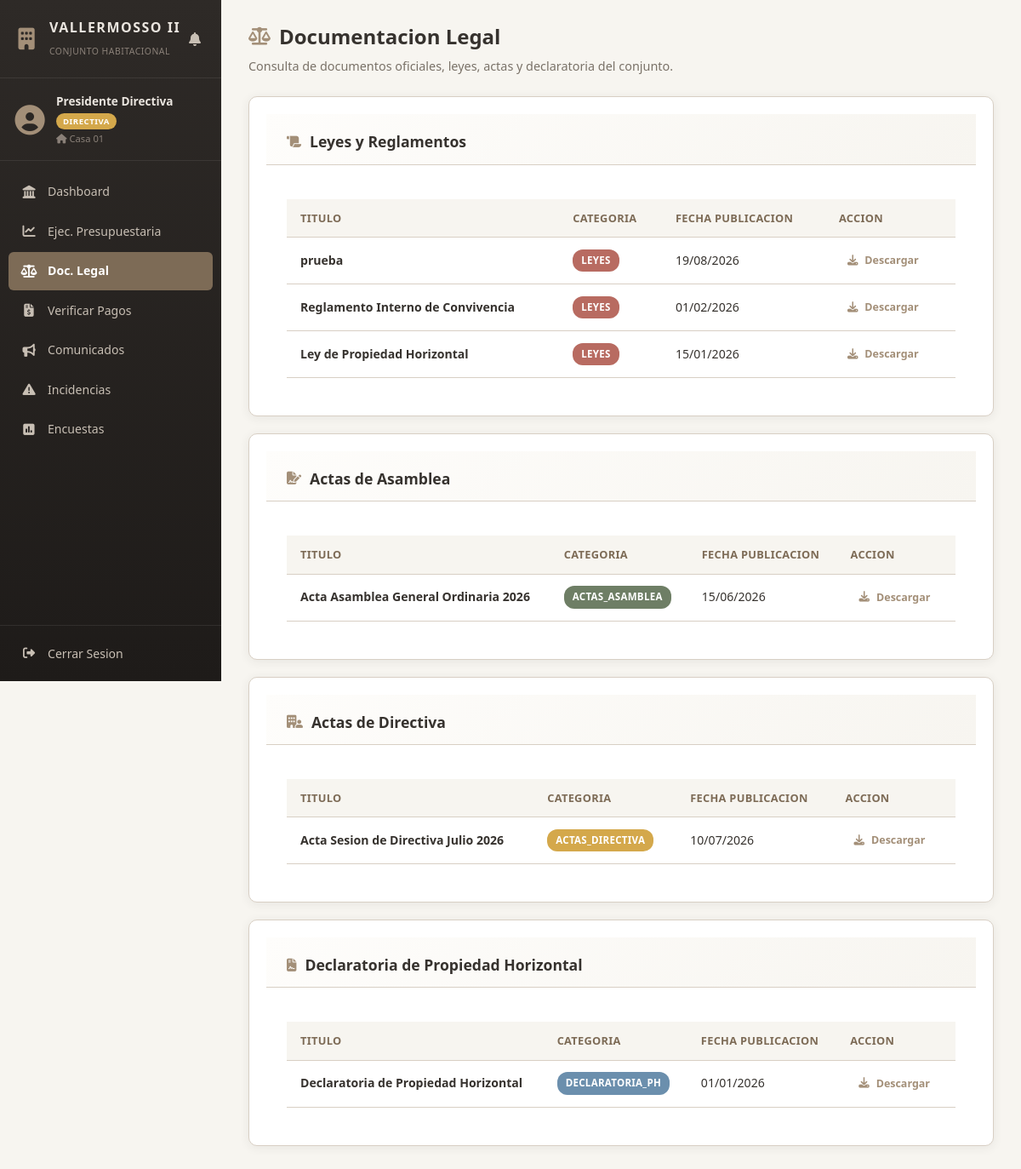
The app's page /views/directiva/documentacion_legal.php (signed in) with its own data.
### tables this page shows
CREATE TABLE `documentos_directiva` (
  `id_documento` int(11) NOT NULL,
  `titulo` varchar(150) NOT NULL,
  `categoria` enum('LEYES','ACTAS_ASAMBLEA','ACTAS_DIRECTIVA','DECLARATORIA_PH') NOT NULL,
  `archivo_url` varchar(255) NOT NULL,
  `fecha_publicacion` date NOT NULL
);

### views/directiva/documentacion_legal.php (the view, shortened to what this page needs)
<?php
$db = Database::obtenerConexion();
$stmt = $db->query("SELECT * FROM documentos_directiva ORDER BY fecha_publicacion DESC");
$documentos = $stmt->fetchAll(PDO::FETCH_ASSOC);
?>
<!DOCTYPE html>
<html lang="es">
<head>
    <link rel="stylesheet" href="../../public/css/style.css">
    <link rel="stylesheet" href="https://cdnjs.cloudflare.com/ajax/libs/font-awesome/6.4.0/css/all.min.css">
</head>
<body>
<div class="app-layout">
    <?php include_once __DIR__ . '/../sidebar.php'; ?>
    <main class="main-content">
        <header class="content-header">
            <h1><i class="fa-solid fa-scale-balanced"></i> Documentacion Legal</h1>
            <p class="subtitle">Consulta de documentos oficiales, leyes, actas y declaratoria del conjunto.</p>
        </header>
        <section class="card">
            <div class="card-header">
                <h2><i class="fa-solid fa-scroll"></i> Leyes y Reglamentos</h2>
            </div>
            <div class="card-body">
                <div class="table-responsive">
                    <table class="table">
                        <thead>
                            <tr>
                                <th>Titulo</th>
                                <th>Categoria</th>
                                <th>Fecha Publicacion</th>
                                <th>Accion</th>
                            </tr>
                        </thead>
                        <tbody>
                            <?php
                            $leyes = array_filter($documentos, fn($d) => $d['categoria'] === 'LEYES');
                            if (empty($leyes)): ?>
                                <tr><td colspan="4" class="text-center">No hay documentos de leyes disponibles.</td></tr>
                            <?php else: ?>
                                <?php foreach ($leyes as $doc): ?>
                                    <tr>
                                        <td><strong><?= htmlspecialchars($doc['titulo']) ?></strong></td>
                                        <td><span class="badge badge-danger"><?= htmlspecialchars($doc['categoria']) ?></span></td>
                                        <td><?= date('d/m/Y', strtotime($doc['fecha_publicacion'])) ?></td>
                                        <td>
                                            <?php if (!empty($doc['archivo_url'])): ?>
                                                <a href="/VallermossoII/<?= htmlspecialchars($doc['archivo_url']) ?>" target="_blank" class="btn btn-sm btn-outline-primary">
                                                    <i class="fa-solid fa-download"></i> Descargar
                                                </a>
                                            <?php else: ?>
                                                <span class="text-muted">Sin archivo</span>
                                            <?php endif; ?>
                                        </td>
                                    </tr>
                                <?php endforeach; ?>
                            <?php endif; ?>
                        </tbody>
                    </table>
                </div>
            </div>
        </section>
        <section class="card">
            <div class="card-header">
                <h2><i class="fa-solid fa-file-signature"></i> Actas de Asamblea</h2>
            </div>
            <div class="card-body">
                <div class="table-responsive">
                    <table class="table">
                        <thead>
                            <tr>
                                <th>Titulo</th>
                                <th>Categoria</th>
                                <th>Fecha Publicacion</th>
                                <th>Accion</th>
                            </tr>
                        </thead>
                        <tbody>
                            <?php
                            $actasAsamblea = array_filter($documentos, fn($d) => $d['categoria'] === 'ACTAS_ASAMBLEA');
                            if (empty($actasAsamblea)): ?>
                                <tr><td colspan="4" class="text-center">No hay actas de asamblea disponibles.</td></tr>
                            <?php else: ?>
                                <?php foreach ($actasAsamblea as $doc): ?>
                                    <tr>
                                        <td><strong><?= htmlspecialchars($doc['titulo']) ?></strong></td>
                                        <td><span class="badge badge-success"><?= htmlspecialchars($doc['categoria']) ?></span></td>
                                        <td><?= date('d/m/Y', strtotime($doc['fecha_publicacion'])) ?></td>
                                        <td>
                                            <?php if (!empty($doc['archivo_url'])): ?>
                                                <a href="/VallermossoII/<?= htmlspecialchars($doc['archivo_url']) ?>" target="_blank" class="btn btn-sm btn-outline-primary">
                                                    <i class="fa-solid fa-download"></i> Descargar
                                                </a>
                                            <?php else: ?>
                                                <span class="text-muted">Sin archivo</span>
                                            <?php endif; ?>
                                        </td>
                                    </tr>
                                <?php endforeach; ?>
                            <?php endif; ?>
                        </tbody>
                    </table>
                </div>
            </div>
        </section>
        <section class="card">
            <div class="card-header">
                <h2><i class="fa-solid fa-building-user"></i> Actas de Directiva</h2>
            </div>
            <div class="card-body">
                <div class="table-responsive">
                    <table class="table">
                        <thead>
                            <tr>
                                <th>Titulo</th>
                                <th>Categoria</th>
                                <th>Fecha Publicacion</th>
                                <th>Accion</th>
                            </tr>
                        </thead>
                        <tbody>
                            <?php
                            $actasDirectiva = array_filter($documentos, fn($d) => $d['categoria'] === 'ACTAS_DIRECTIVA');
                            if (empty($actasDirectiva)): ?>
                                <tr><td colspan="4" class="text-center">No hay actas de directiva disponibles.</td></tr>
                            <?php else: ?>
                                <?php foreach ($actasDirectiva as $doc): ?>
                                    <tr>
                                        <td><strong><?= htmlspecialchars($doc['titulo']) ?></strong></td>
                                        <td><span class="badge badge-warning"><?= htmlspecialchars($doc['categoria']) ?></span></td>
                                        <td><?= date('d/m/Y', strtotime($doc['fecha_publicacion'])) ?></td>
                                        <td>
                                            <?php if (!empty($doc['archivo_url'])): ?>
                                                <a href="/VallermossoII/<?= htmlspecialchars($doc['archivo_url']) ?>" target="_blank" class="btn btn-sm btn-outline-primary">
                                                    <i class="fa-solid fa-download"></i> Descargar
                                                </a>
                                            <?php else: ?>
                                                <span class="text-muted">Sin archivo</span>
                                            <?php endif; ?>
                                        </td>
                                    </tr>
                                <?php endforeach; ?>
                            <?php endif; ?>
                        </tbody>
                    </table>
                </div>
            </div>
        </section>
        <section class="card">
            <div class="card-header">
                <h2><i class="fa-solid fa-file-contract"></i> Declaratoria de Propiedad Horizontal</h2>
            </div>
            <div class="card-body">
                <div class="table-responsive">
                    <table class="table">
                        <thead>
                            <tr>
                                <th>Titulo</th>
                                <th>Categoria</th>
                                <th>Fecha Publicacion</th>
                                <th>Accion</th>
                            </tr>
                        </thead>
                        <tbody>
                            <?php
                            $declaratoria = array_filter($documentos, fn($d) => $d['categoria'] === 'DECLARATORIA_PH');
                            if (empty($declaratoria)): ?>
                                <tr><td colspan="4" class="text-center">No hay documentos de declaratoria PH disponibles.</td></tr>
                            <?php else: ?>
                                <?php foreach ($declaratoria as $doc): ?>
                                    <tr>
                                        <td><strong><?= htmlspecialchars($doc['titulo']) ?></strong></td>
                                        <td><span class="badge badge-info"><?= htmlspecialchars($doc['categoria']) ?></span></td>
                                        <td><?= date('d/m/Y', strtotime($doc['fecha_publicacion'])) ?></td>
                                        <td>
                                            <?php if (!empty($doc['archivo_url'])): ?>
                                                <a href="/VallermossoII/<?= htmlspecialchars($doc['archivo_url']) ?>" target="_blank" class="btn btn-sm btn-outline-primary">
                                                    <i class="fa-solid fa-download"></i> Descargar
                                                </a>
                                            <?php else: ?>
                                                <span class="text-muted">Sin archivo</span>
                                            <?php endif; ?>
                                        </td>
                                    </tr>
                                <?php endforeach; ?>
                            <?php endif; ?>
                        </tbody>
                    </table>
                </div>
            </div>
        </section>
    </main>
</div>
</body>
</html>

### public/css/style.css (style rules this page uses)
:root { --bg-main: #F7F5F0; --bg-card: #FFFFFF; --primary: #A38F78; --primary-dark: #7D6B56; --secondary: #D8CFC4; --accent: #6E7E65; --danger: #B86B61; --text-main: #36322E; --text-muted: #7A7268; --sidebar-bg: #2E2A27; --sidebar-hover: #3E3732; --sidebar-active: #4A3F38; --sidebar-text: #C8BFB4; --sidebar-text-active: #FFFFFF; --sidebar-width: 260px; --sidebar-collapsed-width: 70px; --shadow: 0 2px 12px rgba(54, 50, 46, 0.08); --shadow-lg: 0 8px 24px rgba(54, 50, 46, 0.12); --radius: 10px; --radius-sm: 6px; --transition: all 0.3s cubic-bezier(0.4, 0, 0.2, 1); }
* { box-sizing: border-box; margin: 0; padding: 0; font-family: 'Segoe UI', Tahoma, Geneva, Verdana, sans-serif; }
body { background-color: var(--bg-main); color: var(--text-main); line-height: 1.6; overflow-x: hidden; }
.app-layout { display: flex; min-height: 100vh; }
.main-content { flex: 1; margin-left: var(--sidebar-width); padding: 30px; transition: var(--transition); min-height: 100vh; }
.content-header { margin-bottom: 28px; }
.content-header h1 { font-size: 1.5rem; font-weight: 700; color: var(--primary-dark); margin-bottom: 4px; display: flex; align-items: center; gap: 10px; }
.content-header h1 i { color: var(--primary); font-size: 1.3rem; }
.content-header .subtitle { color: var(--text-muted); font-size: 0.9rem; }
.card { background: var(--bg-card); border: 1px solid var(--secondary); border-radius: var(--radius); box-shadow: var(--shadow); overflow: hidden; margin-bottom: 24px; }
.card-header { padding: 18px 24px; border-bottom: 1px solid var(--secondary); background: linear-gradient(135deg, #FEFDFB 0%, #F7F5F0 100%); }
.card-header h2 { font-size: 1.05rem; font-weight: 700; color: var(--primary-dark); display: flex; align-items: center; gap: 10px; margin: 0; }
.card-header h2 i { color: var(--primary); font-size: 0.95rem; }
.card-body { padding: 24px; }
.btn { display: inline-flex; align-items: center; gap: 8px; padding: 10px 20px; font-size: 0.9rem; font-weight: 600; border: none; border-radius: var(--radius-sm); cursor: pointer; text-decoration: none; text-align: center; transition: var(--transition); white-space: nowrap; }
.btn-outline-primary { background: transparent; border: 1.5px solid var(--primary); color: var(--primary); }
.btn-sm { padding: 6px 12px; font-size: 0.8rem; }
.table-responsive { overflow-x: auto; -webkit-overflow-scrolling: touch; }
.table { width: 100%; border-collapse: collapse; }
.table th, .table td { padding: 12px 16px; text-align: left; border-bottom: 1px solid var(--secondary); font-size: 0.88rem; }
.table th { background-color: var(--bg-main); color: var(--primary-dark); font-weight: 700; font-size: 0.8rem; text-transform: uppercase; letter-spacing: 0.3px; white-space: nowrap; }
.badge { display: inline-block; padding: 4px 10px; border-radius: 12px; font-size: 0.72rem; font-weight: 700; text-transform: uppercase; letter-spacing: 0.3px; white-space: nowrap; }
.badge-success { background: #E8F2E4; color: #3D6B30; }
.badge-danger { background: #F5E0DE; color: #8B3D35; }
.badge-warning { background: #FBF0D5; color: #8A6D20; }
.badge-info { background: #E3EFF7; color: #3D6B8A; }

### records on screen
documentos_directiva: titulo "prueba", categoria "LEYES", fecha_publicacion "19/08/2026"
documentos_directiva: titulo "Reglamento Interno de Convivencia", categoria "LEYES", fecha_publicacion "01/02/2026"
documentos_directiva: titulo "Ley de Propiedad Horizontal", categoria "LEYES", fecha_publicacion "15/01/2026"
documentos_directiva: titulo "Acta Asamblea General Ordinaria 2026", categoria "ACTAS_ASAMBLEA", fecha_publicacion "15/06/2026"
documentos_directiva: titulo "Acta Sesion de Directiva Julio 2026", categoria "ACTAS_DIRECTIVA", fecha_publicacion "10/07/2026"
documentos_directiva: titulo "Declaratoria de Propiedad Horizontal", categoria "DECLARATORIA_PH", fecha_publicacion "01/01/2026"

### other values on screen
$nombre "Presidente Directiva"
$rol "DIRECTIVA"
$vivienda "Casa 01"
$item['label'] "Dashboard"
$item['label'] "Ejec. Presupuestaria"
$item['label'] "Doc. Legal"
$item['label'] "Verificar Pagos"
$item['label'] "Comunicados"
$item['label'] "Incidencias"
$item['label'] "Encuestas"
